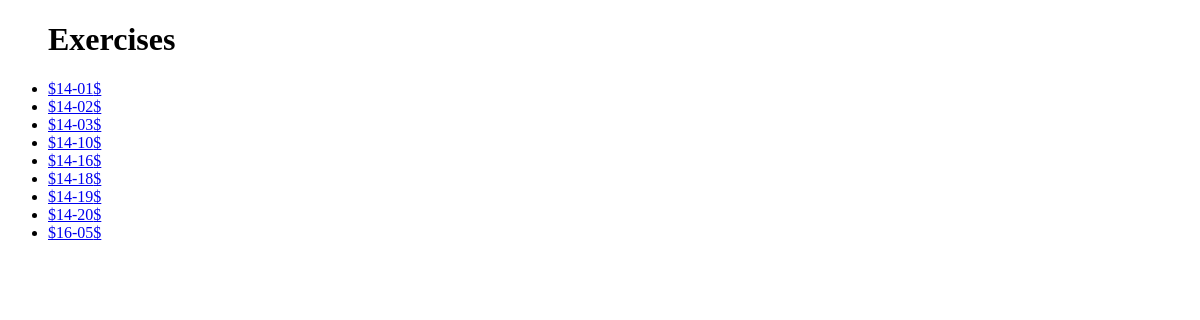
Page /exercises/ on the earlier database version.
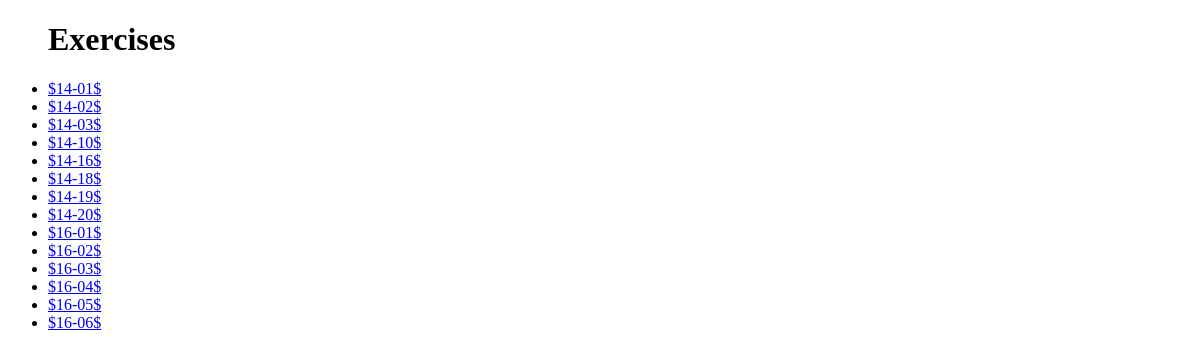
Same page on the later database version.
### per/models.py (models this page shows, shortened)
class Exercise(models.Model):
	sec = models.ForeignKey(Section)
	text = models.TextField()
	img = models.CharField(max_length = 100)
	title = models.CharField(max_length = 100)
	conceptual = models.BooleanField(default = False)
	calculus = models.BooleanField(default = False)
	class Meta:
		ordering = ('title',)

### per/views.py (the view)
# urls.py: url(r'^exercises/$', views.exercises, name='exercises'),
def exercises(request):
    exc_list = Exercise.objects.order_by('title')
    context = {'exc_list': exc_list}
    return render(request, 'per/exercises.html', context)

### per/templates/per/exercises.html (shortened to what this page needs)
<!DOCTYPE html>
<html>
	<head>
	{% load staticfiles %}
	</head>
	<body>
		{% if exc_list %}
    		<ul>
    		<h1>Exercises</h1>
    		{% for exc in exc_list %}
        		<li><a href="{% url 'excDetail' exc.id %}">${{ exc.title }}$</a></li>
		    {% endfor %}
    		</ul>
		{% else %}
    		<p>No exercises are available.</p>
		{% endif %}
	</body>
</html>

Differences in the rows shown:
added Exercise: title "16-01"
added Exercise: title "16-02"
added Exercise: title "16-03"
added Exercise: title "16-04"
added Exercise: title "16-06"
